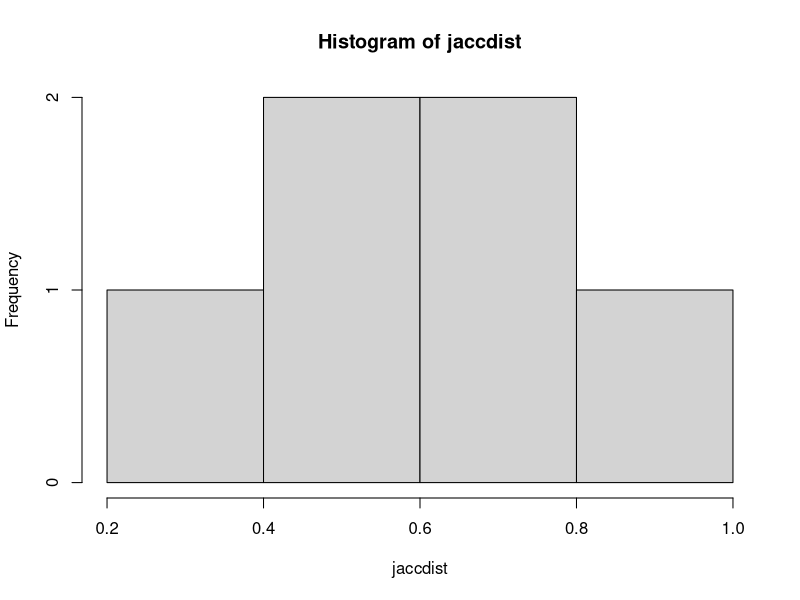
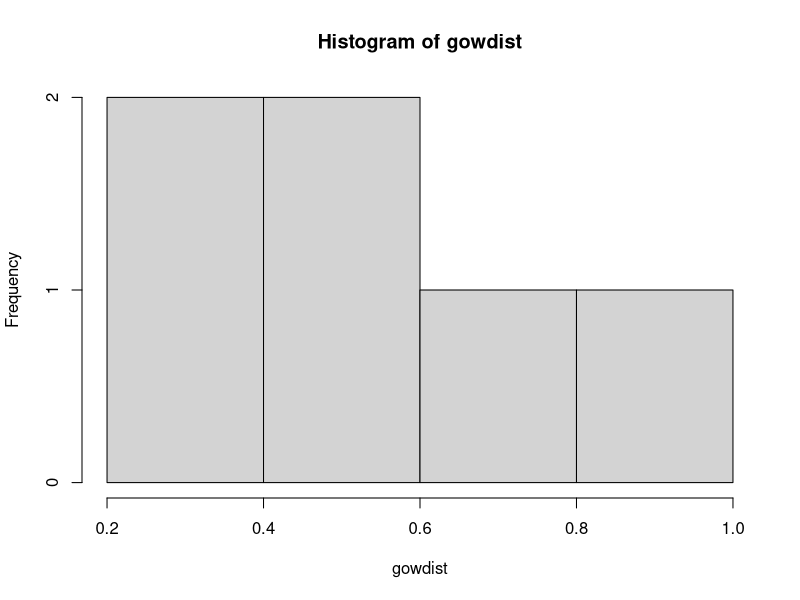

Here is the R script that generated these plots, in order:

####
##CODE for L2, practicals, Report 1
####

#creating data frame with dyads
#t to transpose
#if there are multiple entries of the same individual, 
#use unique(t(combn))

#create dataset
#individuals
m.test <- data.frame(ID=c("john", "mary", "paul", "sarah"),
                     stringsAsFactors=FALSE)
#sex data
m.test$sex <- c("m", "f", "m", "f")

#create dyads
m.dyads <- data.frame(combn(m.test$ID, 2)) # combn makes all combinations of (vector, pairsize)
m.dyads 
#with transpose
m.dyads <- data.frame(t(combn(m.test$ID, 2))) # transpose switches rows and columns
colnames(m.dyads) <- c("ID1", "ID2")

#two ID columns; let's add sex of ID1
#we need to merge files m.dyads and m.test by ID;
#we are matching m.dyads$ID1and m.test$ID

#merge
m.dyads <- merge(m.dyads, m.test, by.x="ID1", by.y ="ID") # by.x is first frame, by.y is second one 

#change column sex to sex1
colnames(m.dyads)[3] <- "sex1"

#add ID2 sex
m.dyads <- merge(m.dyads, m.test, by.x="ID2", by.y="ID")
#change sex to sex2
colnames(m.dyads)[4] <- "sex2" 
#reordering columns and rows
m.dyads <- m.dyads[,c(2,1,3,4)]
m.dyads <- m.dyads[order(m.dyads$ID1),]

#creating dyadic features

#dyad ID: paste IDs together
m.dyads$dyadID <- paste(m.dyads$ID1, m.dyads$ID2, sep = "_") # paste makes seperator possible

#dyad sex
m.dyads$dyadsex <- paste0(m.dyads$sex1, m.dyads$sex2)
#but this code is better as mf becomes fm:
m.dyads$dyadsex <- paste0(pmin(m.dyads$sex1, m.dyads$sex2), # always take the alpahbetically first value first, to obtain similar fm and mf category
                          pmax(m.dyads$sex1, m.dyads$sex2))
#alternative: same vs. different sex
m.dyads$samesex <- ifelse(m.dyads$dyadsex == "mm" | m.dyads$dyadsex == "ff", 1, 0)

#plant knowledge
#creating an incidence matrix
m.plants <- data.frame(ID=c("john", "mary", "paul", "sarah"),
                       plant1 = c(0,0,1,1), plant2 = c(1,1,1,0),
                       plant3 = c(1,0,1,1), plant4 = c(0,0,0,1))

#replicate lines to match number of shared traits 
#per dyad (=plant number)
m.dyads <- m.dyads[rep(1:nrow(m.dyads),each=4),]  # each is number of repetitions of elemnents in selected blocks

#create plant knowledge column in m.dyads file
#repeat=  number of plants; times = number of dyads 
m.dyads$plant <- rep(1:4, times = 6)   # times is number of repetitions of block

#create a file with plant knowledge and shared plant knowledge
#make a file with ID and plant
#but only want the ID column
m.plants2 <- m.plants[rep(1:nrow(m.plants), each=4),]
m.plants2 <- subset(m.plants2, select=ID)
#change it to ID1
colnames(m.plants2)[1] <- "ID1" 
#add plant column
m.plants2$plant <- rep(1:4, times = 4)

#create a plant knowledge column
#transpose whole m.plant file into single column of plant knowledge
#but first exclude the columns that are not about plant knowledge
m.plants3 <- subset(m.plants, select = -c(ID))
m.plants2$know <- c(t(m.plants3))

#merge dyads and m.plants2 file
#first include ID1 knowledge
m.dyads <- merge(m.dyads, m.plants2, by = c("ID1", "plant"))
#reorder by ID 
m.dyads <- m.dyads[order(m.dyads$ID1,m.dyads$ID2),]

#Id1 knowledge: change name from know to know1
colnames(m.dyads)[9] <- "know1"

#then ID2 knowledge
#change column names to allow proper matching
colnames(m.plants2)[1] <- "ID2"
colnames(m.plants2)[3] <- "know2"
m.dyads <- merge(m.dyads, m.plants2, by = c("ID2", "plant"))
#reorder rows and columns
m.dyads <- m.dyads[order(m.dyads$ID1,m.dyads$ID2),]
m.dyads <- m.dyads[c(3, 1, 6, 4, 5, 7, 8, 2, 9, 10)]

#create shared knowledge variable
m.dyads$shared <- ifelse(m.dyads$know1 == 1 & m.dyads$know2 == 1, 1, 0)  # shared ignorance is not shared knowledge for transmission studies!

# Cultural distances
library(vegan)
m.plants4 <- m.plants3
rownames(m.plants4) <- m.plants$ID

#jaccard distance
jaccdist <- vegdist(m.plants3, method = "jaccard", 
                    binary=T, diag=F, upper=F)
jaccdist 
hist(jaccdist)

gowdist <- vegdist(m.plants3, method = "gower", 
                   binary=T, diag=F, upper=F)
gowdist 
hist(gowdist)

